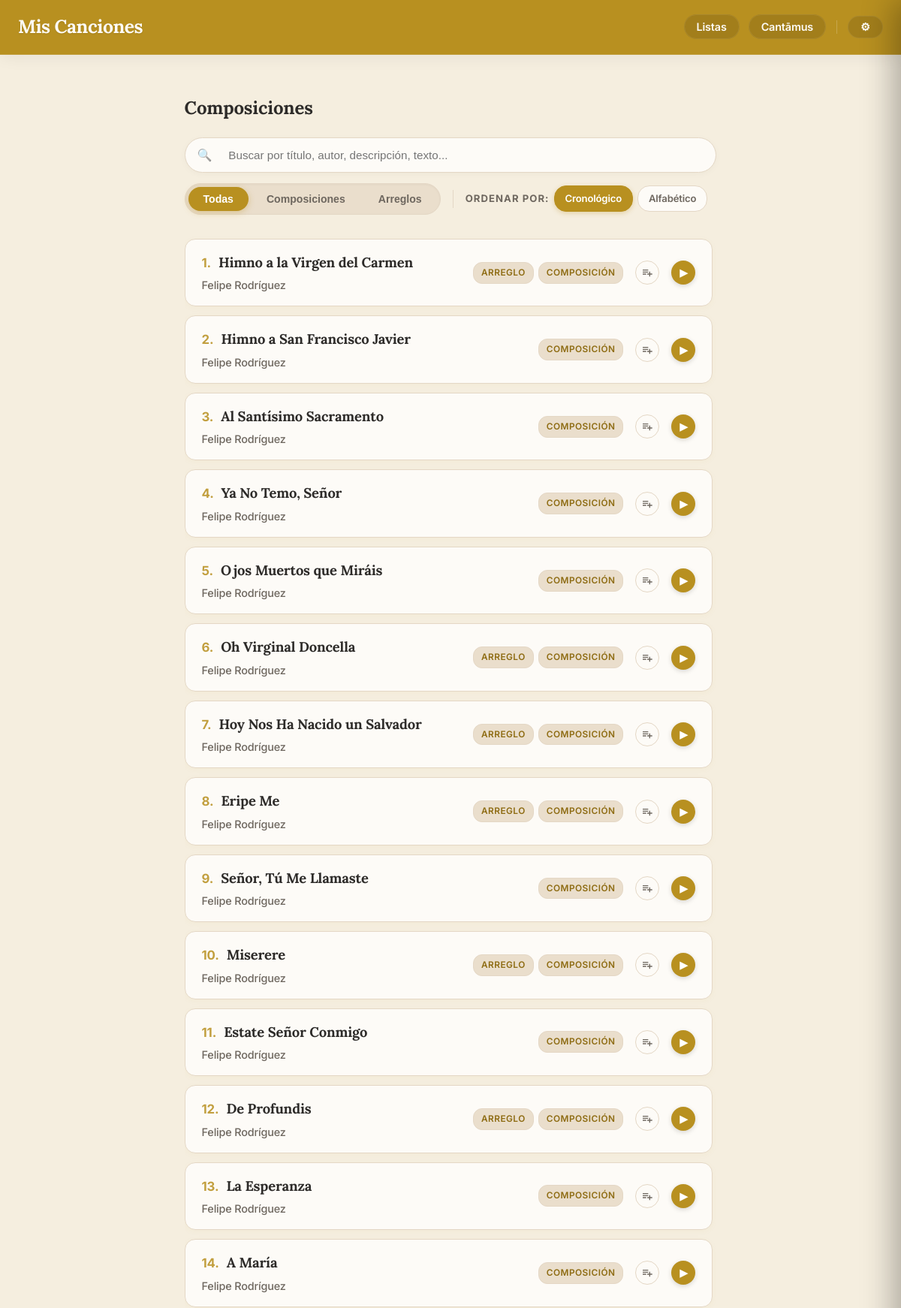
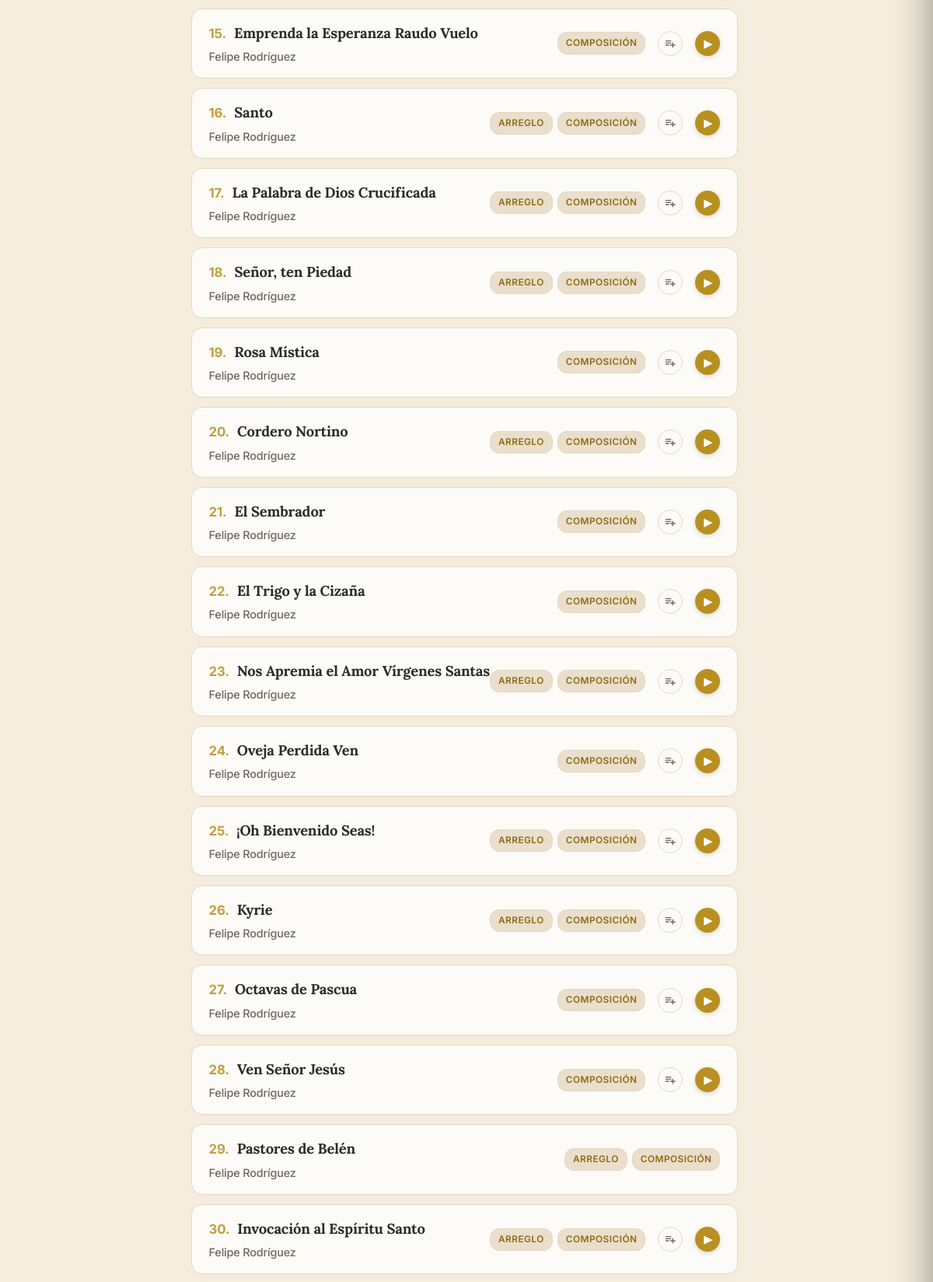
Screenshot of /composiciones (upper part) with the database file from the repository (2 pictures, top to bottom).
### app.py (models this page shows, shortened)
class Cancion(db.Model):
    id = db.Column(db.Integer, primary_key=True)
    titulo = db.Column(db.String(150), nullable=False)
    musica = db.Column(db.String(100))
    letra = db.Column(db.String(100))
    adaptacion = db.Column(db.String(100))
    arreglo = db.Column(db.String(100), nullable=True)
    idioma = db.Column(db.String(50))
    dia = db.Column(db.Integer, nullable=True)
    mes = db.Column(db.Integer, nullable=True)
    anio = db.Column(db.Integer)
    descripcion = db.Column(db.Text)
    audio = db.Column(db.String(150))
    letras_acordes = db.Column(db.String(150)) # Antes 'partitura' (PDF)
    partitura = db.Column(db.String(150))      # Antes 'partitura_xml' (MusicXML)
    midi = db.Column(db.String(150))           # Archivo MIDI
    tags_json = db.Column(db.String(500))
    tipo = db.Column(db.String(50), nullable=False, default='local')
    categorias_json = db.Column(db.String(200))
    youtube_video_embed = db.Column(db.Text)
    youtube_audio_embed = db.Column(db.Text)
    interprete = db.Column(db.String(200), nullable=True)
    ensambles_json = db.Column(db.Text, nullable=True)
    descargas_json = db.Column(db.Text, nullable=True)
    audios_json = db.Column(db.Text, nullable=True)
    tipo_pdf = db.Column(db.String(50), nullable=True) # 'partitura' o 'letras_acordes'
    @property
    def categorias(self):
        return json.loads(self.categorias_json) if self.categorias_json else []

### app.py (the view)
@app.route('/composiciones')
def ver_composiciones():
    sort_by = request.args.get('sort_by', 'cronologico')
    base_songs = search_by_category("Composición")
    filtered_songs, search_query = search_songs(base_songs)
    if sort_by == 'cronologico':
        def get_song_order_cronologico(song):
            anio = song.anio if song.anio is not None else 0
            mes = song.mes if song.mes is not None else 0
            dia = song.dia if song.dia is not None else 0
            return (anio, mes, dia)
        filtered_songs.sort(key=lambda song: (get_song_order_cronologico(song), normalize_for_sorting(song.titulo)), reverse=True)
    else:
        filtered_songs.sort(key=lambda x: normalize_for_sorting(x.titulo))
    return render_template('composiciones.html', composiciones=filtered_songs, search_query=search_query, page_context='composiciones', sort_by=sort_by)

### app.py (called while the page is built, shortened)
@app.template_filter('sort_categories_for_page')
def sort_categories_for_page(categories, page_context='default'):
    sorted_cats = list(categories) # Crear una copia para no modificar la original
    if page_context == 'arreglos':
        sorted_cats.sort(key=lambda x: (x != 'Composición', x != 'Arreglo'))
    else:
        sorted_cats.sort(key=lambda x: (x != 'Arreglo', x != 'Composición'))
    return sorted_cats

@app.context_processor
def inject_globals():
    try:
        with open('build_date.txt', 'r', encoding='utf-8') as f:
            date_str = f.read().strip()
    except Exception:
        date_str = "Desconocida"
    return dict(last_update=date_str, FEATURES=FEATURES)

def normalize_for_sorting(titulo):
    if not titulo:
        return ""
    titulo_normalizado = unidecode(titulo.lower())
    return "".join(c for c in titulo_normalizado if c.isalnum() or c.isspace()).strip()

def search_songs(base_songs):
    search_query = request.args.get('search', '').strip()
    if not search_query:
        return base_songs, search_query

def normalize_category_name(cat_name):
    if not cat_name: return ""
    c = unidecode(cat_name.lower().strip())
    if c.startswith('arreglo'): return 'Arreglo'
    if c.startswith('composic'): return 'Composición'
    return cat_name

def search_by_category(category_name):
    all_songs = Cancion.query.all()
    target_norm = unidecode(normalize_category_name(category_name).lower())
    result = []
    for song in all_songs:
        song_cats = [unidecode(normalize_category_name(cat).lower()) for cat in song.categorias]
        if target_norm in song_cats or any(target_norm in c for c in song_cats):
            result.append(song)
    return result

### templates/composiciones.html
{% extends "base.html" %}
{% block content %}
    <h2>Composiciones</h2>
    {% include '_filters.html' %}
    <div class="lista-scroll" id="song-list-container">
        {% include '_song_list.html' %}
    </div>
{% endblock %}

### templates/_song_list.html
<div class="lista-composiciones">
    {% for obra in composiciones %}
        <div class="tarjeta-obra-wrapper">
            <a href="{{ url_for('ver_composicion', comp_id=obra.id, context=page_context, tag_name=tag_nombre, search=search_query, sort_by=sort_by) }}"
               class="tarjeta-obra"
               data-id="{{ obra.id }}"
               {% if obra.audio %}data-audio="{{ url_for('static', filename=obra.audio) }}"{% endif %}
               data-title="{{ obra.titulo }}">
                <div class="info-tarjeta">
                    <div class="song-title-with-number">
                        <span class="song-number">{{ loop.index }}.</span>
                        <h3>{{ obra.titulo }}</h3>
                    </div>
                    <p>
                        {{ obra.musica }}
                    </p>
                </div>
                <div class="tarjeta-right-section">
                    <div class="categoria-tags-container">
                        {% if obra.categorias %}
                            {% for cat in obra.categorias | sort_categories_for_page(page_context) %}
                                <span class="categoria-tag">{{ cat }}</span>
                            {% endfor %}
                        {% endif %}
                    </div>
                    {% if obra.audio %}
                    <button class="btn-add-queue opt-add-queue" data-id="{{ obra.id }}" data-audio="{{ url_for('static', filename=obra.audio) }}" data-title="{{ obra.titulo }}" title="Añadir a la cola">
                        <svg viewBox="0 0 24 24" width="16" height="16" fill="currentColor"><path d="M14 10H3v2h11v-2zm0-4H3v2h11V6zm4 8v-4h-2v4h-4v2h4v4h2v-4h4v-2h-4zM3 16h7v-2H3v2z"/></svg>
                    </button>
                    <button class="list-play-btn" data-id="{{ obra.id }}" data-title="{{ obra.titulo }}" data-audio="{{ url_for('static', filename=obra.audio) }}" title="Reproducir / Pausar">▶</button>
                    {% endif %}
                </div>
            </a>
        </div>
    {% else %}
        <p style="padding: 20px;">No se encontraron canciones que coincidan con tu búsqueda.</p>
    {% endfor %}
</div>

### static/style.css (style rules this page uses)
:root { --color-principal: #b89020; --color-fondo: #f5eedf; --color-boton-nav: #a27e1b; --color-texto: #2d2b29; --color-texto-secundario: #6e675f; --color-acento: #dcb33f; --color-blanco: #fdfbf7; --color-tag-bg: #eadecc; --color-tag-texto: #8e6c13; --color-borde: #e4d7c5; --color-header-bg: var(--color-principal); --color-header-texto: var(--color-blanco); --color-header-btn-bg: var(--color-boton-nav); --color-footer-bg: var(--color-principal); --color-footer-texto: var(--color-blanco); --color-btn-bg: var(--color-principal); --color-btn-texto: var(--color-blanco); --color-btn-borde: transparent; }
html { height: 100%; scrollbar-width: thin; scrollbar-color: var(--color-boton-nav) var(--color-fondo); }
body { font-family: 'Inter', sans-serif; background-color: var(--color-fondo); color: var(--color-texto); margin: 0; line-height: 1.6; letter-spacing: -0.01em; min-height: 100vh; display: flex; flex-direction: column; padding-bottom: 110px; box-sizing: border-box; }
h1, h2, h3, h4, h5, h6, .brand-logo { font-family: 'Lora', serif; font-weight: 700; }
.lista-scroll { height: 80vh; overflow-y: auto; border: none; background-color: transparent; padding-right: 5px; }
.lista-composiciones { display: block; width: 100%; box-sizing: border-box; padding: 8px 0; }
.tarjeta-obra-wrapper { width: 100%; display: block; margin-bottom: 12px; box-sizing: border-box; }
.tarjeta-obra { display: flex; width: 100%; justify-content: space-between; align-items: center; text-decoration: none; color: var(--color-texto); background-color: var(--color-blanco); border-radius: 14px; box-shadow: 0 2px 8px rgba(0,0,0,0.02); border: 1px solid var(--color-borde); transition: all 0.25s cubic-bezier(0.4, 0, 0.2, 1); padding: 16px 22px; box-sizing: border-box; }
.song-title-with-number { display: flex; align-items: baseline; gap: 10px; }
.song-number { color: var(--color-principal); opacity: 0.85; font-weight: 700; font-size: 1.05em; }
.tarjeta-obra:last-child { margin-bottom: 0; }
.info-tarjeta { padding: 0; }
.info-tarjeta h3 { margin: 0 0 4px 0; font-size: 1.18rem; color: var(--color-texto); font-weight: 700; letter-spacing: -0.01em; }
.info-tarjeta p { margin: 0; color: var(--color-texto-secundario); font-size: 0.90em; font-weight: 500; }
.categoria-tags-container { display: flex; gap: 6px; align-items: center; }
.categoria-tag { background-color: var(--color-tag-bg); color: var(--color-tag-texto); border: 1px solid var(--color-borde); font-size: 0.74rem; font-weight: 600; padding: 4px 10px; border-radius: 12px; margin-left: 0; white-space: nowrap; text-transform: uppercase; letter-spacing: 0.04em; transition: all 0.2s ease; }
.tarjeta-right-section { display: flex; align-items: center; gap: 16px; }
.list-play-btn { display: flex; align-items: center; justify-content: center; background-color: var(--color-principal); color: #fff; width: 32px; height: 32px; border-radius: 50%; font-size: 0.85rem; font-weight: bold; border: none !important; outline: none !important; box-shadow: 0 2px 6px rgba(0,0,0,0.15); transition: all 0.2s ease; flex-shrink: 0; -webkit-tap-highlight-color: transparent; }
body { padding-bottom: 120px; }
.btn-add-queue { display: inline-flex; align-items: center; justify-content: center; background: transparent; color: var(--color-texto-secundario); border: 1px solid var(--color-borde); border-radius: 50%; width: 32px; height: 32px; cursor: pointer; transition: all 0.2s cubic-bezier(0.4, 0, 0.2, 1); flex-shrink: 0; padding: 0; outline: none !important; -webkit-tap-highlight-color: transparent; }
.ui-polished .tarjeta-obra-wrapper { margin-bottom: 12px; }
.ui-polished .tarjeta-obra { width: 100%; box-sizing: border-box; display: flex; justify-content: space-between; align-items: center; background: var(--color-blanco); border: 1px solid var(--color-borde); border-radius: 14px; padding: 16px 22px; transition: all 0.25s cubic-bezier(0.4, 0, 0.2, 1); box-shadow: 0 2px 8px rgba(184, 144, 32, 0.04); }
.ui-polished .song-title-with-number h3 { font-size: 1.15rem; letter-spacing: -0.01em; }
.ui-polished .categoria-tag { background: var(--color-tag-bg); color: var(--color-tag-texto); border: 1px solid var(--color-borde); padding: 4px 10px; border-radius: 12px; font-size: 0.74rem; font-weight: 600; text-transform: uppercase; letter-spacing: 0.04em; }

### rows the page displays
Cancion: titulo "Himno a la Virgen del Carmen", musica "Felipe Rodríguez", cat "ARREGLO" "COMPOSICIÓN"
Cancion: titulo "Himno a San Francisco Javier", musica "Felipe Rodríguez", cat "COMPOSICIÓN"
Cancion: titulo "Al Santísimo Sacramento", musica "Felipe Rodríguez", cat "COMPOSICIÓN"
Cancion: titulo "Ya No Temo, Señor", musica "Felipe Rodríguez", cat "COMPOSICIÓN"
Cancion: titulo "Ojos Muertos que Miráis", musica "Felipe Rodríguez", cat "COMPOSICIÓN"
Cancion: titulo "Oh Virginal Doncella", musica "Felipe Rodríguez", cat "ARREGLO" "COMPOSICIÓN"
Cancion: titulo "Hoy Nos Ha Nacido un Salvador", musica "Felipe Rodríguez", cat "ARREGLO" "COMPOSICIÓN"
Cancion: titulo "Eripe Me", musica "Felipe Rodríguez", cat "ARREGLO" "COMPOSICIÓN"
Cancion: titulo "Señor, Tú Me Llamaste", musica "Felipe Rodríguez", cat "COMPOSICIÓN"
Cancion: titulo "Miserere", musica "Felipe Rodríguez", cat "ARREGLO" "COMPOSICIÓN"
Cancion: titulo "Estate Señor Conmigo", musica "Felipe Rodríguez", cat "COMPOSICIÓN"
Cancion: titulo "De Profundis", musica "Felipe Rodríguez", cat "ARREGLO" "COMPOSICIÓN"
Cancion: titulo "La Esperanza", musica "Felipe Rodríguez", cat "COMPOSICIÓN"
Cancion: titulo "A María", musica "Felipe Rodríguez", cat "COMPOSICIÓN"
Cancion: titulo "Emprenda la Esperanza Raudo Vuelo", musica "Felipe Rodríguez", cat "COMPOSICIÓN"
Cancion: titulo "Santo", musica "Felipe Rodríguez", cat "ARREGLO" "COMPOSICIÓN"
Cancion: titulo "La Palabra de Dios Crucificada", musica "Felipe Rodríguez", cat "ARREGLO" "COMPOSICIÓN"
Cancion: titulo "Señor, ten Piedad", musica "Felipe Rodríguez", cat "ARREGLO" "COMPOSICIÓN"
Cancion: titulo "Rosa Mística", musica "Felipe Rodríguez", cat "COMPOSICIÓN"
Cancion: titulo "Cordero Nortino", musica "Felipe Rodríguez", cat "ARREGLO" "COMPOSICIÓN"
Cancion: titulo "El Sembrador", musica "Felipe Rodríguez", cat "COMPOSICIÓN"
Cancion: titulo "El Trigo y la Cizaña", musica "Felipe Rodríguez", cat "COMPOSICIÓN"
Cancion: titulo "Nos Apremia el Amor Vírgenes Santas", musica "Felipe Rodríguez", cat "ARREGLO" "COMPOSICIÓN"
Cancion: titulo "Oveja Perdida Ven", musica "Felipe Rodríguez", cat "COMPOSICIÓN"
Cancion: titulo "¡Oh Bienvenido Seas!", musica "Felipe Rodríguez", cat "ARREGLO" "COMPOSICIÓN"
Cancion: titulo "Kyrie", musica "Felipe Rodríguez", cat "ARREGLO" "COMPOSICIÓN"
Cancion: titulo "Octavas de Pascua", musica "Felipe Rodríguez", cat "COMPOSICIÓN"
Cancion: titulo "Ven Señor Jesús", musica "Felipe Rodríguez", cat "COMPOSICIÓN"
Cancion: titulo "Pastores de Belén", musica "Felipe Rodríguez", cat "ARREGLO" "COMPOSICIÓN"
Cancion: titulo "Invocación al Espíritu Santo", musica "Felipe Rodríguez", cat "ARREGLO" "COMPOSICIÓN"
